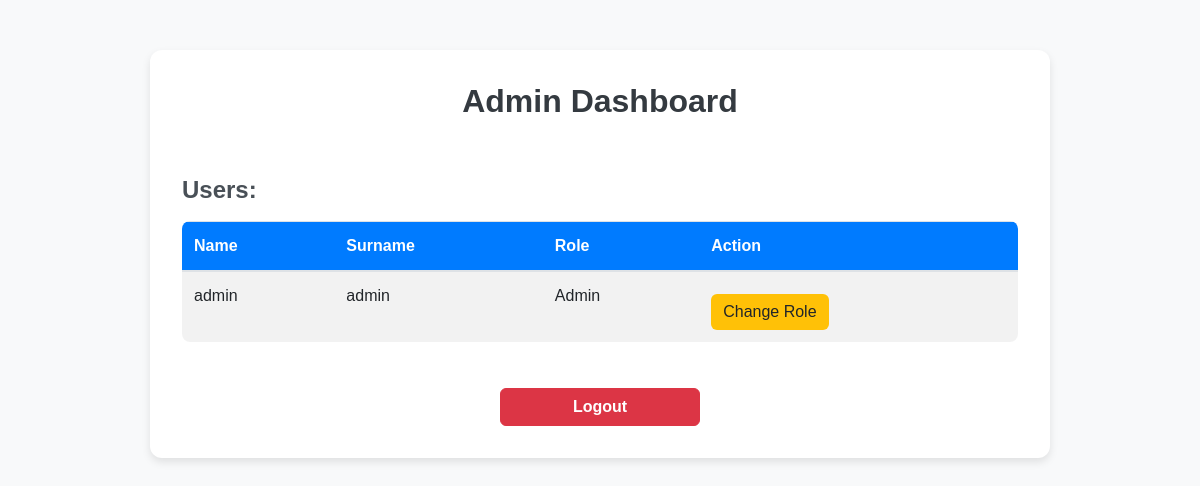
The app's page /admin_dashboard (signed in), older data.
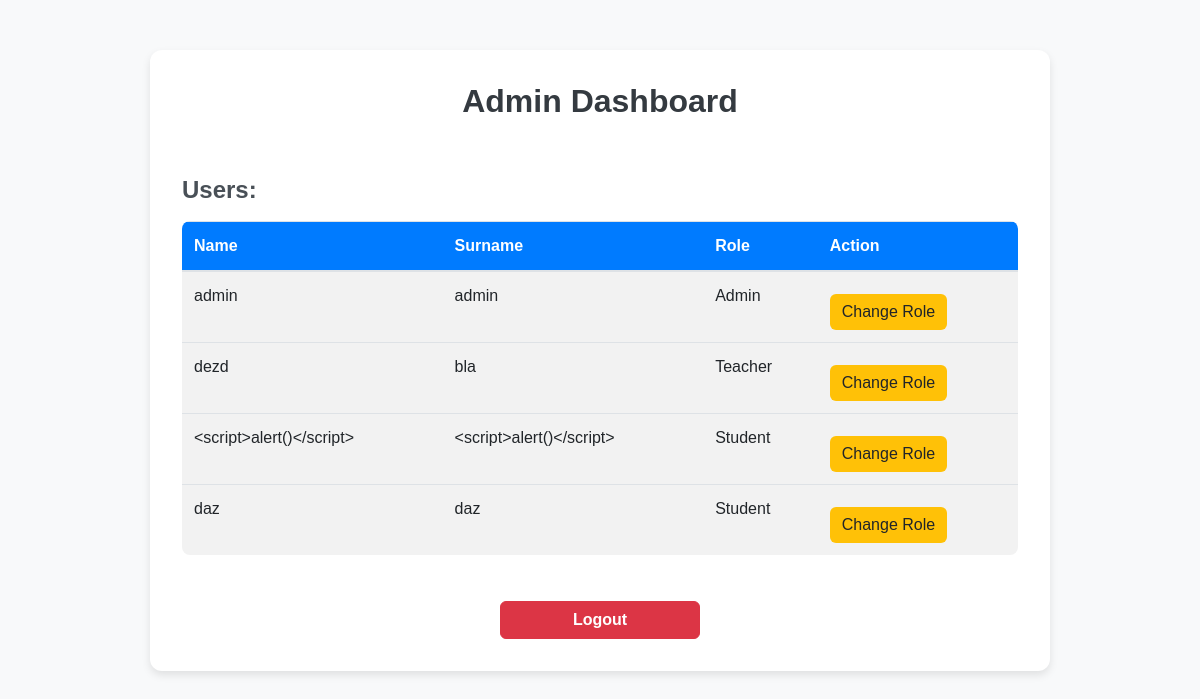
The same page, newer data.
### tables this page shows
CREATE TABLE users (
            id INTEGER PRIMARY KEY AUTOINCREMENT,
            key INTEGER NOT NULL,
            name TEXT NOT NULL,
            surname TEXT NOT NULL,
            password TEXT NOT NULL,
            class TEXT
        );

### version_3.py (the view)
@app.route('/admin_dashboard')
def admin_dashboard():
    if 'user_id' not in session or session['user_key'] != 1:
        return redirect(url_for('login'))
    conn = sqlite3.connect('school.db')
    cursor = conn.cursor()
    cursor.execute("SELECT * FROM users")
    users = cursor.fetchall()
    users.sort(key=lambda user: user[1])
    cursor.execute('''
        SELECT users.name, users.surname, grades.class, grades.note
        FROM grades
        INNER JOIN users ON grades.key = users.id
    ''')
    grades = cursor.fetchall()
    conn.close()
    return render_template('admin_dashboard.html', users=users, grades=grades)

### 3.0/templates/admin_dashboard.html (shortened to what this page needs)
<!DOCTYPE html>
<html lang="en">
<head>
  <link rel="stylesheet" href="https://cdnjs.cloudflare.com/ajax/libs/bootstrap/4.5.2/css/bootstrap.min.css">
</head>
<body>
  <div class="container dashboard-container">
    <h2>Admin Dashboard</h2>
    <div class="row">
      <div class="col-md-12">
        <h4>Users:</h4>
        <table class="table table-striped">
          <thead>
            <tr>
              <th>Name</th>
              <th>Surname</th>
              <th>Role</th>
              <th>Action</th>
            </tr>
          </thead>
          <tbody>
            {% if users %}
              {% set sorted_users = users | sort(attribute='1') %}
              {% for user in sorted_users %}
                <tr>
                  <td>{{ user[2] }}</td>
                  <td>{{ user[3] }}</td>
                  <td>
                    {% if user[1] == 1 %}
                      Admin
                    {% elif user[1] == 2 %}
                      Teacher
                    {% else %}
                      Student
                    {% endif %}
                  </td>
                  <td>
                    <a href="/admin/change_user_role/{{ user[0] }}" class="btn btn-warning">Change Role</a>
                  </td>
                </tr>
              {% endfor %}
            {% else %}
              <tr>
                <td colspan="4" class="text-center">No users found.</td>
              </tr>
            {% endif %}
          </tbody>
        </table>
      </div>
    </div>
    <div class="text-center">
      <a href="/logout" class="btn btn-danger logout-btn">Logout</a>
    </div>
  </div>
</body>
</html>

### 3.0/templates/admin_dashboard.html (style rules this page uses)
body { background-color: #f8f9fa; font-family: 'Arial', sans-serif; padding: 20px; }
.dashboard-container { background: #fff; padding: 2rem; border-radius: 12px; box-shadow: 0 4px 8px rgba(0,0,0,0.1); margin-top: 30px; max-width: 900px; margin-left: auto; margin-right: auto; }
h2 { text-align: center; margin-bottom: 2rem; font-weight: bold; color: #343a40; }
h4 { margin-top: 1.5rem; font-weight: bold; color: #495057; }
table { margin-top: 1rem; border-radius: 8px; overflow: hidden; }
.table thead { background-color: #007bff; color: white; }
.table tbody tr:nth-child(even) { background-color: #f2f2f2; }
.btn { margin-top: 10px; border-radius: 6px; }
.btn-warning { background-color: #ffc107; border: none; transition: 0.3s; }
.logout-btn { display: block; width: 200px; margin: 30px auto 0; text-align: center; font-weight: bold; }
.container { animation: fadeIn 0.5s ease-in-out; }

Row changes from the older to the newer data that the page shows:
added users: name "dezd", surname "bla", key "Teacher"
added users: name "<script>alert()</script>", surname "<script>alert()</script>", key "Student"
added users: name "daz", surname "daz", key "Student"
